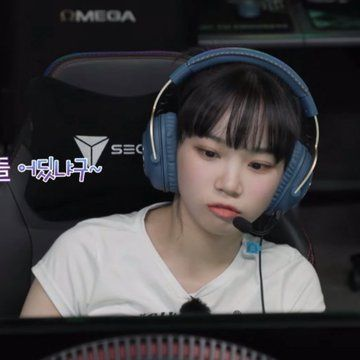
#> input picture forsobel.jpg, 360 x 360 px
$ python sobel.py   (older library calls are emulated)
#> lines starting #> are read from the running program, lines starting #| are printed output that depends on the picture
import cv2
import numpy as np


image_path = "forsobel.jpg"


image = cv2.imread(image_path, cv2.IMREAD_GRAYSCALE)
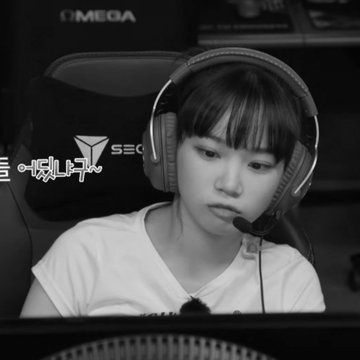
#> image: shape (360, 360); min 0, max 255, mean 63.2

if image is None:
    print("Ошибка: не удалось загрузить изображение.")
else:

    sobelx = cv2.Sobel(image, cv2.CV_64F, 1, 0, ksize=3)
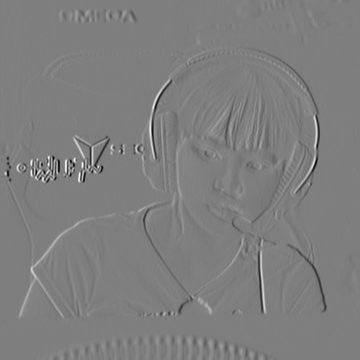
#> sobelx: shape (360, 360) float64; min -862, max 871, mean -0.3; drawn with min black and max white
    sobely = cv2.Sobel(image, cv2.CV_64F, 0, 1, ksize=3)
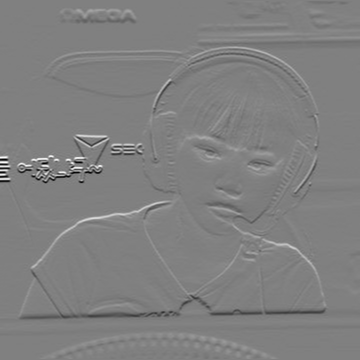
#> sobely: shape (360, 360) float64; min -882, max 873, mean 0.5; drawn with min black and max white
    sobel_combined = cv2.magnitude(sobelx, sobely)
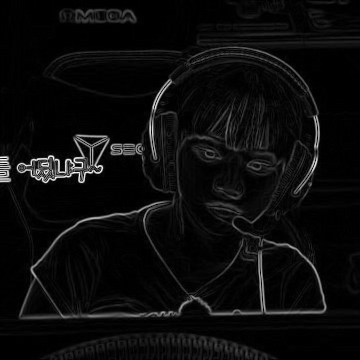
#> sobel_combined: shape (360, 360) float64; min 0, max 885.8, mean 42.6; drawn with min black and max white


    sobel_combined = np.uint8(sobel_combined)
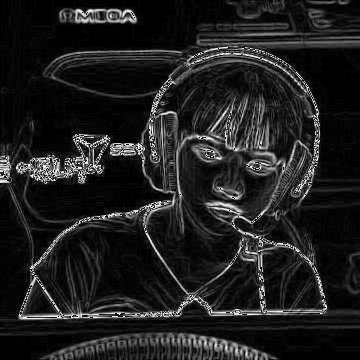
#> sobel_combined: shape (360, 360); min 0, max 255, mean 31.5


    cv2.imshow("Original", image)
    cv2.imshow("Sobel Combined", sobel_combined)

    cv2.waitKey(0)
    cv2.destroyAllWindows()
